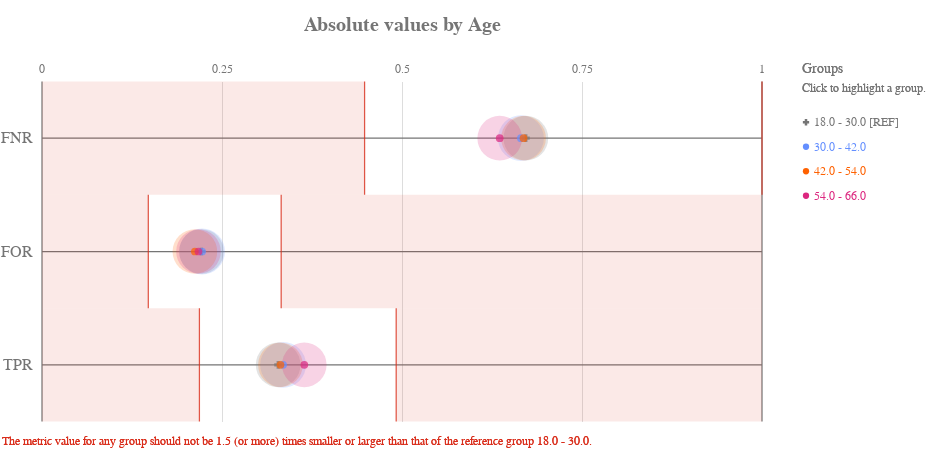

Source (notebook cell):
### Code cell
ap.absolute(grupo_definido, metrics, 'age', fairness_threshold = disparity_tolerance)

### Figure 1 — Vega-Lite specification as saved in the notebook (floating-point values rounded to 4 significant figures)
{"config": {"view": {"continuousWidth": 400, "continuousHeight": 300, "strokeWidth": 0}, "axisLeft": {"labelColor": "rgb(117,117,117)", "labelFont": "Arial", "labelFontSize": 16}, "title": {"align": "center", "baseline": "middle", "color": "rgb(117,117,117)", "font": "Arial", "fontSize": 20, "fontWeight": "bold"}}, "layer": [{"data": {"name": "data-4ac2d7a4dec33677e433b172826c7791"}, "mark": {"type": "rule", "stroke": "rgb(117,117,117)", "strokeWidth": 1.25, "tooltip": ""}, "encoding": {"x": {"type": "quantitative", "field": "start", "scale": {"domain": [0, 1], "range": [40.0, 760.0]}}, "x2": {"field": "end"}, "y": {"type": "nominal", "axis": {"domain": false, "labelAngle": 0, "labelPadding": -30, "orient": "left", "ticks": false, "title": ""}, "field": "y_position", "scale": {"domain": ["FNR", "FOR", "TPR"], "range": [42.5, 382.5]}}}}, {"data": {"name": "data-6cfe259518f6c7b358d8f836a73e6b7f"}, "mark": {"type": "rule", "stroke": "rgb(117,117,117)", "strokeWidth": 1.25, "tooltip": ""}, "encoding": {"x": {"type": "quantitative", "field": "x_position", "scale": {"domain": [0, 1], "range": [40.0, 760.0]}}, "y": {"value": 42.5}, "y2": {"value": 382.5}}}, {"data": {"name": "data-60ed1133fa688d151d36705a369482e0"}, "mark": {"type": "text", "align": "center", "color": "rgb(117,117,117)", "font": "Arial", "fontSize": 12, "fontWeight": "normal", "tooltip": ""}, "encoding": {"text": {"type": "nominal", "field": "value"}, "x": {"type": "quantitative", "field": "value", "scale": {"domain": [0, 1], "range": [40.0, 760.0]}}, "y": {"value": 29.75}}}, {"layer": [{"mark": {"type": "rect", "opacity": 0.8, "stroke": "rgb(217, 46, 28)", "strokeWidth": 1.25, "tooltip": ""}, "encoding": {"x": {"type": "quantitative", "field": "lower_threshold_value", "scale": {"domain": [0, 1], "range": [40.0, 760.0]}}, "x2": {"field": "lower_threshold_value"}, "y": {"type": "nominal", "axis": {"domain": false, "grid": false, "labels": false, "ticks": false, "title": " "}, "field": "metric", "scale": {"domain": ["FNR", "FOR", "TPR"], "range": [42.5, 382.5]}}}}, {"mark": {"type": "rect", "opacity": 0.8, "stroke": "rgb(217, 46, 28)", "strokeWidth": 1.25, "tooltip": ""}, "encoding": {"x": {"type": "quantitative", "field": "upper_threshold_value", "scale": {"domain": [0, 1], "range": [40.0, 760.0]}}, "x2": {"field": "upper_threshold_value"}, "y": {"type": "nominal", "axis": {"domain": false, "grid": false, "labels": false, "ticks": false, "title": " "}, "field": "metric", "scale": {"domain": ["FNR", "FOR", "TPR"], "range": [42.5, 382.5]}}}}, {"layer": [{"mark": {"type": "rect", "fill": "rgb(217, 46, 28)", "opacity": 0.1, "tooltip": ""}, "encoding": {"x": {"type": "quantitative", "field": "lower_threshold_value", "scale": {"domain": [0, 1], "range": [40.0, 760.0]}}, "x2": {"field": "lower_end"}, "y": {"type": "nominal", "axis": {"domain": false, "grid": false, "labels": false, "ticks": false, "title": " "}, "field": "metric", "scale": {"domain": ["FNR", "FOR", "TPR"], "range": [42.5, 382.5]}}}}, {"mark": {"type": "rect", "fill": "rgb(217, 46, 28)", "opacity": 0.1, "tooltip": ""}, "encoding": {"x": {"type": "quantitative", "field": "upper_threshold_value", "scale": {"domain": [0, 1], "range": [40.0, 760.0]}}, "x2": {"field": "upper_end"}, "y": {"type": "nominal", "axis": {"domain": false, "grid": false, "labels": false, "ticks": false, "title": " "}, "field": "metric", "scale": {"domain": ["FNR", "FOR", "TPR"], "range": [42.5, 382.5]}}}}]}, {"data": {"name": "data-79dd248bdaa0ea02c535240e8ad022c8"}, "mark": {"type": "text", "align": "left", "baseline": "top", "fill": "rgb(217, 46, 28)", "font": "Arial", "fontSize": 12, "fontWeight": "normal", "tooltip": ""}, "encoding": {"text": {"value": "The metric value for any group should not be 1.5 (or more) times smaller or larger than that of the reference group 18.0 - 30.0."}, "x": {"value": 0}, "y": {"value": 396.7}}}], "data": {"name": "data-f93051fa8d448357e246934167ad6b02"}}, {"layer": [{"mark": "circle"}, {"data": {"name": "data-15d3da3b5c93d9dcb8665c74e41a36fc"}, "mark": {"type": "circle", "opacity": 0.2}, "encoding": {"color": {"condition": {"type": "nominal", "field": "attribute_value", "legend": null, "scale": {"domain": ["18.0 - 30.0", "30.0 - 42.0", "42.0 - 54.0", "54.0 - 66.0"], "range": ["rgb(117,117,117)", "rgb(100, 143, 255)", "rgb(254, 97, 0)", "rgb(220, 38, 127)", "rgb(255, 176, 0)", "rgb(120, 94, 240)"]}, "selection": "selector233"}, "value": "rgb(224,224,224)"}, "size": {"type": "quantitative", "field": "group_size", "legend": null, "scale": {"domain": [0, 3743.0], "range": [0, 2522.0]}}, "tooltip": [{"type": "nominal", "field": "attribute_value", "title": "Group"}, {"type": "nominal", "field": "tooltip_group_size", "title": "Group Size"}, {"type": "nominal", "field": "tooltip_disparity_explanation_fnr", "title": "Disparity"}, {"type": "quantitative", "field": "fnr", "format": ".2f", "title": "FNR"}], "x": {"type": "quantitative", "axis": {"domain": false, "labels": false, "ticks": false, "title": null, "values": [0.25, 0.5, 0.75]}, "field": "fnr", "scale": {"domain": [0, 1], "range": [40.0, 760.0]}}, "y": {"type": "nominal", "axis": {"domain": false, "grid": false, "labels": false, "ticks": false, "title": " "}, "field": "metric_variable", "scale": {"domain": ["FNR", "FOR", "TPR"], "range": [42.5, 382.5]}}}, "selection": {"selector235": {"type": "multi", "empty": "all", "fields": ["attribute_value"]}}, "transform": [{"calculate": "'FNR'", "as": "metric_variable"}]}, {"data": {"name": "data-15d3da3b5c93d9dcb8665c74e41a36fc"}, "mark": {"type": "circle", "opacity": 0.2}, "encoding": {"color": {"condition": {"type": "nominal", "field": "attribute_value", "legend": null, "scale": {"domain": ["18.0 - 30.0", "30.0 - 42.0", "42.0 - 54.0", "54.0 - 66.0"], "range": ["rgb(117,117,117)", "rgb(100, 143, 255)", "rgb(254, 97, 0)", "rgb(220, 38, 127)", "rgb(255, 176, 0)", "rgb(120, 94, 240)"]}, "selection": "selector233"}, "value": "rgb(224,224,224)"}, "size": {"type": "quantitative", "field": "group_size", "legend": null, "scale": {"domain": [0, 3743.0], "range": [0, 2522.0]}}, "tooltip": [{"type": "nominal", "field": "attribute_value", "title": "Group"}, {"type": "nominal", "field": "tooltip_group_size", "title": "Group Size"}, {"type": "nominal", "field": "tooltip_disparity_explanation_for", "title": "Disparity"}, {"type": "quantitative", "field": "for", "format": ".2f", "title": "FOR"}], "x": {"type": "quantitative", "axis": {"domain": false, "labels": false, "ticks": false, "title": null, "values": [0.25, 0.5, 0.75]}, "field": "for", "scale": {"domain": [0, 1], "range": [40.0, 760.0]}}, "y": {"type": "nominal", "axis": {"domain": false, "grid": false, "labels": false, "ticks": false, "title": " "}, "field": "metric_variable", "scale": {"domain": ["FNR", "FOR", "TPR"], "range": [42.5, 382.5]}}}, "selection": {"selector237": {"type": "multi", "empty": "all", "fields": ["attribute_value"]}}, "transform": [{"calculate": "'FOR'", "as": "metric_variable"}]}, {"data": {"name": "data-15d3da3b5c93d9dcb8665c74e41a36fc"}, "mark": {"type": "circle", "opacity": 0.2}, "encoding": {"color": {"condition": {"type": "nominal", "field": "attribute_value", "legend": null, "scale": {"domain": ["18.0 - 30.0", "30.0 - 42.0", "42.0 - 54.0", "54.0 - 66.0"], "range": ["rgb(117,117,117)", "rgb(100, 143, 255)", "rgb(254, 97, 0)", "rgb(220, 38, 127)", "rgb(255, 176, 0)", "rgb(120, 94, 240)"]}, "selection": "selector233"}, "value": "rgb(224,224,224)"}, "size": {"type": "quantitative", "field": "group_size", "legend": null, "scale": {"domain": [0, 3743.0], "range": [0, 2522.0]}}, "tooltip": [{"type": "nominal", "field": "attribute_value", "title": "Group"}, {"type": "nominal", "field": "tooltip_group_size", "title": "Group Size"}, {"type": "nominal", "field": "tooltip_disparity_explanation_tpr", "title": "Disparity"}, {"type": "quantitative", "field": "tpr", "format": ".2f", "title": "TPR"}], "x": {"type": "quantitative", "axis": {"domain": false, "labels": false, "ticks": false, "title": null, "values": [0.25, 0.5, 0.75]}, "field": "tpr", "scale": {"domain": [0, 1], "range": [40.0, 760.0]}}, "y": {"type": "nominal", "axis": {"domain": false, "grid": false, "labels": false, "ticks": false, "title": " "}, "field": "metric_variable", "scale": {"domain": ["FNR", "FOR", "TPR"], "range": [42.5, 382.5]}}}, "selection": {"selector239": {"type": "multi", "empty": "all", "fields": ["attribute_value"]}}, "transform": [{"calculate": "'TPR'", "as": "metric_variable"}]}, {"layer": [{"mark": "point"}, {"data": {"name": "data-15d3da3b5c93d9dcb8665c74e41a36fc"}, "mark": {"type": "point", "filled": true, "size": 60}, "encoding": {"color": {"condition": {"type": "nominal", "field": "attribute_value", "legend": null, "scale": {"domain": ["18.0 - 30.0", "30.0 - 42.0", "42.0 - 54.0", "54.0 - 66.0"], "range": ["rgb(117,117,117)", "rgb(100, 143, 255)", "rgb(254, 97, 0)", "rgb(220, 38, 127)", "rgb(255, 176, 0)", "rgb(120, 94, 240)"]}, "selection": "selector233"}, "value": "rgb(224,224,224)"}, "shape": {"type": "nominal", "field": "attribute_value", "legend": null, "scale": {"domain": ["18.0 - 30.0", "30.0 - 42.0", "42.0 - 54.0", "54.0 - 66.0"], "range": ["cross", "circle", "circle", "circle"]}}, "tooltip": [{"type": "nominal", "field": "attribute_value", "title": "Group"}, {"type": "nominal", "field": "tooltip_group_size", "title": "Group Size"}, {"type": "nominal", "field": "tooltip_disparity_explanation_fnr", "title": "Disparity"}, {"type": "quantitative", "field": "fnr", "format": ".2f", "title": "FNR"}], "x": {"type": "quantitative", "axis": {"domain": false, "labels": false, "ticks": false, "title": null, "values": [0.25, 0.5, 0.75]}, "field": "fnr", "scale": {"domain": [0, 1], "range": [40.0, 760.0]}}, "y": {"type": "nominal", "axis": {"domain": false, "grid": false, "labels": false, "ticks": false, "title": " "}, "field": "metric_variable", "scale": {"domain": ["FNR", "FOR", "TPR"], "range": [42.5, 382.5]}}}, "selection": {"selector234": {"type": "multi", "empty": "all", "fields": ["attribute_value"]}}, "transform": [{"calculate": "'FNR'", "as": "metric_variable"}]}, {"data": {"name": "data-15d3da3b5c93d9dcb8665c74e41a36fc"}, "mark": {"type": "point", "filled": true, "size": 60}, "encoding": {"color": {"condition": {"type": "nominal", "field": "attribute_value", "legend": null, "scale": {"domain": ["18.0 - 30.0", "30.0 - 42.0", "42.0 - 54.0", "54.0 - 66.0"], "range": ["rgb(117,117,117)", "rgb(100, 143, 255)", "rgb(254, 97, 0)", "rgb(220, 38, 127)", "rgb(255, 176, 0)", "rgb(120, 94, 240)"]}, "selection": "selector233"}, "value": "rgb(224,224,224)"}, "shape": {"type": "nominal", "field": "attribute_value", "legend": null, "scale": {"domain": ["18.0 - 30.0", "30.0 - 42.0", "42.0 - 54.0", "54.0 - 66.0"], "range": ["cross", "circle", "circle", "circle"]}}, "tooltip": [{"type": "nominal", "field": "attribute_value", "title": "Group"}, {"type": "nominal", "field": "tooltip_group_size", "title": "Group Size"}, {"type": "nominal", "field": "tooltip_disparity_explanation_for", "title": "Disparity"}, {"type": "quantitative", "field": "for", "format": ".2f", "title": "FOR"}], "x": {"type": "quantitative", "axis": {"domain": false, "labels": false, "ticks": false, "title": null, "values": [0.25, 0.5, 0.75]}, "field": "for", "scale": {"domain": [0, 1], "range": [40.0, 760.0]}}, "y": {"type": "nominal", "axis": {"domain": false, "grid": false, "labels": false, "ticks": false, "title": " "}, "field": "metric_variable", "scale": {"domain": ["FNR", "FOR", "TPR"], "range": [42.5, 382.5]}}}, "selection": {"selector236": {"type": "multi", "empty": "all", "fields": ["attribute_value"]}}, "transform": [{"calculate": "'FOR'", "as": "metric_variable"}]}, {"data": {"name": "data-15d3da3b5c93d9dcb8665c74e41a36fc"}, "mark": {"type": "point", "filled": true, "size": 60}, "encoding": {"color": {"condition": {"type": "nominal", "field": "attribute_value", "legend": null, "scale": {"domain": ["18.0 - 30.0", "30.0 - 42.0", "42.0 - 54.0", "54.0 - 66.0"], "range": ["rgb(117,117,117)", "rgb(100, 143, 255)", "rgb(254, 97, 0)", "rgb(220, 38, 127)", "rgb(255, 176, 0)", "rgb(120, 94, 240)"]}, "selection": "selector233"}, "value": "rgb(224,224,224)"}, "shape": {"type": "nominal", "field": "attribute_value", "legend": null, "scale": {"domain": ["18.0 - 30.0", "30.0 - 42.0", "42.0 - 54.0", "54.0 - 66.0"], "range": ["cross", "circle", "circle", "circle"]}}, "tooltip": [{"type": "nominal", "field": "attribute_value", "title": "Group"}, {"type": "nominal", "field": "tooltip_group_size", "title": "Group Size"}, {"type": "nominal", "field": "tooltip_disparity_explanation_tpr", "title": "Disparity"}, {"type": "quantitative", "field": "tpr", "format": ".2f", "title": "TPR"}], "x": {"type": "quantitative", "axis": {"domain": false, "labels": false, "ticks": false, "title": null, "values": [0.25, 0.5, 0.75]}, "field": "tpr", "scale": {"domain": [0, 1], "range": [40.0, 760.0]}}, "y": {"type": "nominal", "axis": {"domain": false, "grid": false, "labels": false, "ticks": false, "title": " "}, "field": "metric_variable", "scale": {"domain": ["FNR", "FOR", "TPR"], "range": [42.5, 382.5]}}}, "selection": {"selector238": {"type": "multi", "empty": "all", "fields": ["attribute_value"]}}, "transform": [{"calculate": "'TPR'", "as": "metric_variable"}]}]}]}, {"layer": [{"mark": {"type": "point", "filled": true, "opacity": 1, "size": 39.48}, "encoding": {"color": {"condition": {"type": "nominal", "field": "attribute_value", "legend": null, "scale": {"domain": ["18.0 - 30.0", "30.0 - 42.0", "42.0 - 54.0", "54.0 - 66.0"], "range": ["rgb(117,117,117)", "rgb(100, 143, 255)", "rgb(254, 97, 0)", "rgb(220, 38, 127)", "rgb(255, 176, 0)", "rgb(120, 94, 240)"]}, "selection": "selector233"}, "value": "rgb(224,224,224)"}, "shape": {"type": "nominal", "field": "attribute_value", "legend": null, "scale": {"domain": ["18.0 - 30.0", "30.0 - 42.0", "42.0 - 54.0", "54.0 - 66.0"], "range": ["cross", "circle", "circle", "circle"]}}, "x": {"value": 804}, "y": {"type": "nominal", "axis": {"domain": false, "grid": false, "labels": false, "ticks": false, "title": " "}, "field": "attribute_value", "scale": {"domain": ["18.0 - 30.0", "30.0 - 42.0", "42.0 - 54.0", "54.0 - 66.0"], "range": [71, 169]}}}, "selection": {"selector233": {"type": "multi", "empty": "all", "fields": ["attribute_value"]}}}, {"mark": {"type": "text", "align": "left", "baseline": "middle", "font": "Arial", "fontSize": 12, "fontWeight": "normal"}, "encoding": {"color": {"condition": {"type": "nominal", "field": "attribute_value", "legend": null, "scale": {"domain": ["18.0 - 30.0", "30.0 - 42.0", "42.0 - 54.0", "54.0 - 66.0"], "range": ["rgb(117,117,117)", "rgb(100, 143, 255)", "rgb(254, 97, 0)", "rgb(220, 38, 127)", "rgb(255, 176, 0)", "rgb(120, 94, 240)"]}, "selection": "selector233"}, "value": "rgb(224,224,224)"}, "text": {"type": "nominal", "field": "label"}, "x": {"value": 812}, "y": {"type": "nominal", "axis": {"domain": false, "grid": false, "labels": false, "ticks": false, "title": " "}, "field": "attribute_value", "scale": {"domain": ["18.0 - 30.0", "30.0 - 42.0", "42.0 - 54.0", "54.0 - 66.0"], "range": [71, 169]}}}, "selection": {"selector240": {"type": "multi", "empty": "all", "fields": ["attribute_value"]}}}, {"data": {"name": "data-79dd248bdaa0ea02c535240e8ad022c8"}, "mark": {"type": "text", "align": "left", "baseline": "middle", "color": "rgb(117,117,117)", "font": "Arial", "fontSize": 12, "fontWeight": "normal"}, "encoding": {"text": {"value": "Click to highlight a group."}, "x": {"value": 800}, "y": {"value": 49}}}, {"data": {"name": "data-79dd248bdaa0ea02c535240e8ad022c8"}, "mark": {"type": "text", "align": "left", "baseline": "middle", "color": "rgb(117,117,117)", "font": "Arial", "fontSize": 14, "fontWeight": "normal"}, "encoding": {"text": {"value": "Groups"}, "x": {"value": 800}, "y": {"value": 30}}}], "data": {"name": "data-f0b0dfacd05fca9e645c136656164c58"}}], "height": 425, "padding": {"top": 15, "bottom": 10}, "resolve": {"scale": {"size": "independent", "y": "independent"}}, "title": "Absolute values by Age", "width": 800, "$schema": "https://vega.github.io/schema/vega-lite/v4.8.1.json", "datasets": {"data-4ac2d7a4dec33677e433b172826c7791": [{"y_position": "FNR", "start": 0, "end": 1}, {"y_position": "FOR", "start": 0, "end": 1}, {"y_position": "TPR", "start": 0, "end": 1}], "data-6cfe259518f6c7b358d8f836a73e6b7f": [{"x_position": 0}, {"x_position": 1}], "data-60ed1133fa688d151d36705a369482e0": [{"value": 0.0}, {"value": 0.25}, {"value": 0.5}, {"value": 0.75}, {"value": 1.0}], "data-f93051fa8d448357e246934167ad6b02": [{"lower_end": 0, "upper_end": 1, "lower_threshold_value": 0.448, "upper_threshold_value": 1.0, "metric": "FNR"}, {"lower_end": 0, "upper_end": 1, "lower_threshold_value": 0.1476, "upper_threshold_value": 0.3322, "metric": "FOR"}, {"lower_end": 0, "upper_end": 1, "lower_threshold_value": 0.2186, "upper_threshold_value": 0.4919, "metric": "TPR"}], "data-79dd248bdaa0ea02c535240e8ad022c8": [{"a": 1, "b": 0}, {"a": 1, "b": 0}], "data-15d3da3b5c93d9dcb8665c74e41a36fc": [{"attribute_name": "age", "attribute_value": "18.0 - 30.0", "group_size": 2960, "total_entities": 11987, "fnr": 0.672, "for": 0.2214, "tpr": 0.328, "fnr_disparity": 1.0, "for_disparity": 1.0, "tpr_disparity": 1.0, "fnr_disparity_scaled": 0.0, "for_disparity_scaled": 0.0, "tpr_disparity_scaled": 0.0, "tooltip_group_size": "2,960 (24.69%)", "tooltip_disparity_explanation_fnr": "Reference group", "tooltip_disparity_explanation_for": "Reference group", "tooltip_disparity_explanation_tpr": "Reference group"}, {"attribute_name": "age", "attribute_value": "30.0 - 42.0", "group_size": 3119, "total_entities": 11987, "fnr": 0.6651, "for": 0.2223, "tpr": 0.3349, "fnr_disparity": 0.9897, "for_disparity": 1.004, "tpr_disparity": 1.021, "fnr_disparity_scaled": -0.01042, "for_disparity_scaled": 0.00388, "tpr_disparity_scaled": 0.02113, "tooltip_group_size": "3,119 (26.02%)", "tooltip_disparity_explanation_fnr": "1.01 times smaller FNR than the reference group", "tooltip_disparity_explanation_for": "1.00 times larger FOR than the reference group", "tooltip_disparity_explanation_tpr": "1.02 times larger TPR than the reference group"}, {"attribute_name": "age", "attribute_value": "42.0 - 54.0", "group_size": 2958, "total_entities": 11987, "fnr": 0.6688, "for": 0.2123, "tpr": 0.3312, "fnr_disparity": 0.9952, "for_disparity": 0.9587, "tpr_disparity": 1.01, "fnr_disparity_scaled": -0.00485, "for_disparity_scaled": -0.04306, "tpr_disparity_scaled": 0.00989, "tooltip_group_size": "2,958 (24.68%)", "tooltip_disparity_explanation_fnr": "1.00 times smaller FNR than the reference group", "tooltip_disparity_explanation_for": "1.04 times smaller FOR than the reference group", "tooltip_disparity_explanation_tpr": "1.01 times larger TPR than the reference group"}, {"attribute_name": "age", "attribute_value": "54.0 - 66.0", "group_size": 2950, "total_entities": 11987, "fnr": 0.6357, "for": 0.2173, "tpr": 0.3643, "fnr_disparity": 0.9459, "for_disparity": 0.9814, "tpr_disparity": 1.111, "fnr_disparity_scaled": -0.05717, "for_disparity_scaled": -0.019, "tpr_disparity_scaled": 0.1108, "tooltip_group_size": "2,950 (24.61%)", "tooltip_disparity_explanation_fnr": "1.06 times smaller FNR than the reference group", "tooltip_disparity_explanation_for": "1.02 times smaller FOR than the reference group", "tooltip_disparity_explanation_tpr": "1.11 times larger TPR than the reference group"}], "data-f0b0dfacd05fca9e645c136656164c58": [{"attribute_value": "18.0 - 30.0", "label": "18.0 - 30.0 [REF]"}, {"attribute_value": "30.0 - 42.0", "label": "30.0 - 42.0"}, {"attribute_value": "42.0 - 54.0", "label": "42.0 - 54.0"}, {"attribute_value": "54.0 - 66.0", "label": "54.0 - 66.0"}]}}
